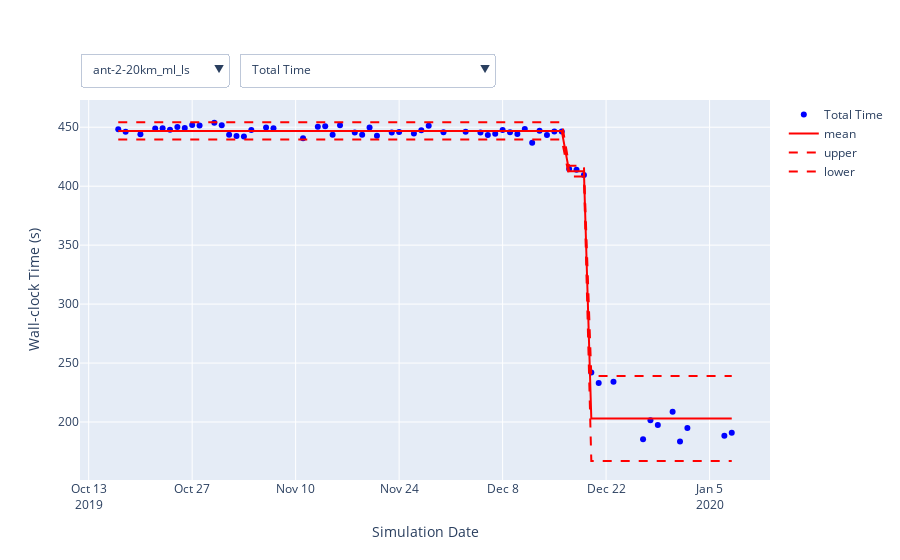

This figure's notebook cell:
### Code cell
lines = ['time', 'mean', 'upper', 'lower']
colors = ['blue', 'red', 'red', 'red']
modes = ['markers', 'lines', 'lines', 'lines']
dashes = ['solid', 'solid', 'dash', 'dash']

fig = go.Figure()
for line, color, mode, dash in zip(lines, colors, modes, dashes):
    for c in cases:
        fig.add_trace(go.Scatter(
            x=data[c][names[0]]['date'],
            y=data[c][names[0]][line],
            mode=mode,
            line = dict(color=color, dash=dash),
            name=names[0] if line==lines[0] else line,
            visible=True if c==cases[0] else False
        ))

caseOptions = [dict(
        args=['visible', [True if x==c else False for x in np.tile(cases, len(lines))]],
        label=c,
        method='restyle'
    ) for c in cases]
    
nameOptions = [dict(
        args=['y', [data[c][n][line] for line in lines for c in cases]],
        label=n,
        method='restyle'
    ) for n in names]

fig.update_layout(
    updatemenus=[
        go.layout.Updatemenu(
            buttons=list(caseOptions),
            direction="down",
            pad={"r": 10, "t": 10},
            showactive=True,
            x=0,
            xanchor="left",
            y=1.15,
            yanchor="top"
        ),
        go.layout.Updatemenu(
            buttons=list(nameOptions),
            direction="down",
            pad={"r": 10, "t": 10},
            showactive=True,
            x=0.23,
            xanchor="left",
            y=1.15,
            yanchor="top"
        ),
    ],
    xaxis_title='Simulation Date',
    yaxis_title='Wall-clock Time (s)'
)

iplot(fig)
